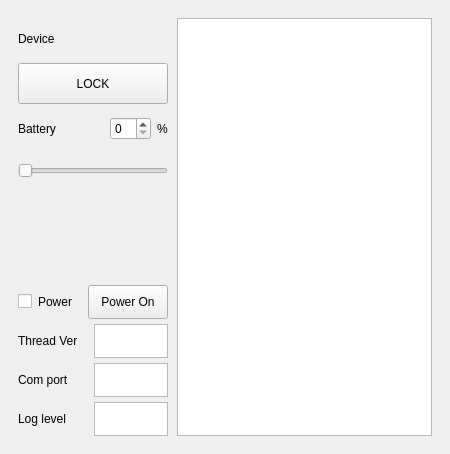
<?xml version="1.0" encoding="UTF-8"?>
<ui version="4.0">
 <class>MainWindow</class>
 <widget class="QMainWindow" name="MainWindow">
  <property name="geometry">
   <rect>
    <x>0</x>
    <y>0</y>
    <width>450</width>
    <height>454</height>
   </rect>
  </property>
  <property name="windowTitle">
   <string>MainWindow</string>
  </property>
  <widget class="QWidget" name="centralwidget">
   <layout class="QGridLayout" name="gridLayout" rowstretch="0" columnstretch="0">
    <property name="horizontalSpacing">
     <number>9</number>
    </property>
    <item row="0" column="0">
     <layout class="QHBoxLayout" name="horizontalLayout" stretch="2,0">
      <property name="spacing">
       <number>9</number>
      </property>
      <property name="leftMargin">
       <number>9</number>
      </property>
      <property name="topMargin">
       <number>9</number>
      </property>
      <property name="rightMargin">
       <number>9</number>
      </property>
      <property name="bottomMargin">
       <number>9</number>
      </property>
      <item>
       <layout class="QVBoxLayout" name="verticalLayout_3" stretch="2,1">
        <property name="spacing">
         <number>1</number>
        </property>
        <property name="leftMargin">
         <number>0</number>
        </property>
        <property name="topMargin">
         <number>0</number>
        </property>
        <property name="rightMargin">
         <number>0</number>
        </property>
        <item>
         <widget class="QStackedWidget" name="stackedWidget">
          <property name="currentIndex">
           <number>1</number>
          </property>
          <widget class="QWidget" name="page">
           <layout class="QVBoxLayout" name="verticalLayout_2">
            <property name="spacing">
             <number>6</number>
            </property>
            <property name="leftMargin">
             <number>0</number>
            </property>
            <property name="topMargin">
             <number>0</number>
            </property>
            <property name="rightMargin">
             <number>0</number>
            </property>
            <property name="bottomMargin">
             <number>6</number>
            </property>
            <item>
             <layout class="QVBoxLayout" name="verticalLayout" stretch="1">
              <item>
               <layout class="QVBoxLayout" name="verticalLayout_5" stretch="0,1,0,1">
                <item>
                 <widget class="QLabel" name="QRcode">
                  <property name="minimumSize">
                   <size>
                    <width>150</width>
                    <height>150</height>
                   </size>
                  </property>
                  <property name="autoFillBackground">
                   <bool>true</bool>
                  </property>
                  <property name="text">
                   <string>QR</string>
                  </property>
                  <property name="alignment">
                   <set>Qt::AlignCenter</set>
                  </property>
                 </widget>
                </item>
                <item>
                 <widget class="QLabel" name="labelParingCode">
                  <property name="text">
                   <string>Paring Code</string>
                  </property>
                 </widget>
                </item>
                <item>
                 <widget class="QPlainTextEdit" name="plainTextEditPairingCode">
                  <property name="sizePolicy">
                   <sizepolicy hsizetype="Preferred" vsizetype="Preferred">
                    <horstretch>0</horstretch>
                    <verstretch>0</verstretch>
                   </sizepolicy>
                  </property>
                  <property name="maximumSize">
                   <size>
                    <width>16777215</width>
                    <height>34</height>
                   </size>
                  </property>
                 </widget>
                </item>
                <item>
                 <widget class="QProgressBar" name="progressBar">
                  <property name="sizePolicy">
                   <sizepolicy hsizetype="Preferred" vsizetype="Fixed">
                    <horstretch>0</horstretch>
                    <verstretch>0</verstretch>
                   </sizepolicy>
                  </property>
                  <property name="value">
                   <number>24</number>
                  </property>
                 </widget>
                </item>
               </layout>
              </item>
             </layout>
            </item>
           </layout>
          </widget>
          <widget class="QWidget" name="page_2">
           <layout class="QVBoxLayout" name="verticalLayout_8">
            <property name="leftMargin">
             <number>0</number>
            </property>
            <property name="topMargin">
             <number>0</number>
            </property>
            <property name="rightMargin">
             <number>0</number>
            </property>
            <property name="bottomMargin">
             <number>6</number>
            </property>
            <item>
             <layout class="QVBoxLayout" name="verticalLayout_7" stretch="1,1,1">
              <property name="spacing">
               <number>3</number>
              </property>
              <item>
               <layout class="QVBoxLayout" name="verticalLayout_6" stretch="0,0">
                <item>
                 <widget class="QLabel" name="labelDevicePicture">
                  <property name="sizePolicy">
                   <sizepolicy hsizetype="Preferred" vsizetype="Preferred">
                    <horstretch>0</horstretch>
                    <verstretch>0</verstretch>
                   </sizepolicy>
                  </property>
                  <property name="text">
                   <string>Device</string>
                  </property>
                 </widget>
                </item>
                <item>
                 <widget class="QPushButton" name="pushButtonStatus">
                  <property name="sizePolicy">
                   <sizepolicy hsizetype="Preferred" vsizetype="Preferred">
                    <horstretch>0</horstretch>
                    <verstretch>0</verstretch>
                   </sizepolicy>
                  </property>
                  <property name="text">
                   <string>LOCK</string>
                  </property>
                 </widget>
                </item>
               </layout>
              </item>
              <item>
               <layout class="QVBoxLayout" name="verticalLayout_10" stretch="1,1">
                <property name="spacing">
                 <number>0</number>
                </property>
                <property name="topMargin">
                 <number>0</number>
                </property>
                <item>
                 <layout class="QHBoxLayout" name="horizontalLayout_5" stretch="1,0,0">
                  <property name="spacing">
                   <number>6</number>
                  </property>
                  <item>
                   <widget class="QLabel" name="labelDeviceBattery">
                    <property name="sizePolicy">
                     <sizepolicy hsizetype="Preferred" vsizetype="Preferred">
                      <horstretch>0</horstretch>
                      <verstretch>0</verstretch>
                     </sizepolicy>
                    </property>
                    <property name="text">
                     <string>Battery</string>
                    </property>
                    <property name="alignment">
                     <set>Qt::AlignLeading|Qt::AlignLeft|Qt::AlignVCenter</set>
                    </property>
                   </widget>
                  </item>
                  <item>
                   <widget class="QSpinBox" name="spinboxBattery"/>
                  </item>
                  <item>
                   <widget class="QLabel" name="labelBatteryPercent">
                    <property name="sizePolicy">
                     <sizepolicy hsizetype="Preferred" vsizetype="Preferred">
                      <horstretch>0</horstretch>
                      <verstretch>0</verstretch>
                     </sizepolicy>
                    </property>
                    <property name="text">
                     <string>%</string>
                    </property>
                    <property name="alignment">
                     <set>Qt::AlignLeading|Qt::AlignLeft|Qt::AlignVCenter</set>
                    </property>
                   </widget>
                  </item>
                 </layout>
                </item>
                <item>
                 <widget class="QSlider" name="horizontalSliderBattery">
                  <property name="sizePolicy">
                   <sizepolicy hsizetype="Expanding" vsizetype="Preferred">
                    <horstretch>0</horstretch>
                    <verstretch>0</verstretch>
                   </sizepolicy>
                  </property>
                  <property name="orientation">
                   <enum>Qt::Horizontal</enum>
                  </property>
                 </widget>
                </item>
               </layout>
              </item>
              <item>
               <layout class="QHBoxLayout" name="horizontalLayout_4"/>
              </item>
             </layout>
            </item>
           </layout>
          </widget>
          <widget class="QWidget" name="page_3"/>
         </widget>
        </item>
        <item>
         <layout class="QVBoxLayout" name="verticalLayout_4" stretch="1,1,1,1">
          <property name="spacing">
           <number>5</number>
          </property>
          <item>
           <layout class="QHBoxLayout" name="horizontalLayout_9" stretch="1,1">
            <property name="spacing">
             <number>1</number>
            </property>
            <item>
             <layout class="QHBoxLayout" name="horizontalLayout_6" stretch="0,0,1">
              <item>
               <widget class="QCheckBox" name="chkbox_auto">
                <property name="sizeIncrement">
                 <size>
                  <width>0</width>
                  <height>0</height>
                 </size>
                </property>
                <property name="toolTip">
                 <string>&lt;html&gt;&lt;head/&gt;&lt;body&gt;&lt;p align=&quot;center&quot;&gt;&lt;span style=&quot; font-weight:600;&quot;&gt;If it is checked when Power On/Off,  auto-onboarding and auto-removing work&lt;/span&gt;&lt;/p&gt;&lt;/body&gt;&lt;/html&gt;</string>
                </property>
                <property name="text">
                 <string/>
                </property>
                <property name="iconSize">
                 <size>
                  <width>16</width>
                  <height>16</height>
                 </size>
                </property>
               </widget>
              </item>
              <item>
               <spacer name="verticalSpacer">
                <property name="orientation">
                 <enum>Qt::Vertical</enum>
                </property>
                <property name="sizeHint" stdset="0">
                 <size>
                  <width>5</width>
                  <height>40</height>
                 </size>
                </property>
               </spacer>
              </item>
              <item>
               <widget class="QLabel" name="labelPower">
                <property name="text">
                 <string>Power</string>
                </property>
               </widget>
              </item>
             </layout>
            </item>
            <item>
             <widget class="QPushButton" name="pushButtonDevicePower">
              <property name="sizePolicy">
               <sizepolicy hsizetype="Preferred" vsizetype="Preferred">
                <horstretch>0</horstretch>
                <verstretch>0</verstretch>
               </sizepolicy>
              </property>
              <property name="minimumSize">
               <size>
                <width>0</width>
                <height>34</height>
               </size>
              </property>
              <property name="maximumSize">
               <size>
                <width>16777215</width>
                <height>16777215</height>
               </size>
              </property>
              <property name="text">
               <string>Power On</string>
              </property>
             </widget>
            </item>
           </layout>
          </item>
          <item>
           <layout class="QHBoxLayout" name="horizontalLayout_8" stretch="1,1">
            <property name="spacing">
             <number>2</number>
            </property>
            <item>
             <widget class="QLabel" name="labelThreadVersion">
              <property name="text">
               <string>Thread Ver</string>
              </property>
             </widget>
            </item>
            <item>
             <widget class="QPlainTextEdit" name="plainTextEditThreadVersion">
              <property name="sizePolicy">
               <sizepolicy hsizetype="Preferred" vsizetype="Ignored">
                <horstretch>0</horstretch>
                <verstretch>0</verstretch>
               </sizepolicy>
              </property>
              <property name="minimumSize">
               <size>
                <width>0</width>
                <height>34</height>
               </size>
              </property>
              <property name="maximumSize">
               <size>
                <width>16777215</width>
                <height>16777215</height>
               </size>
              </property>
             </widget>
            </item>
           </layout>
          </item>
          <item>
           <layout class="QHBoxLayout" name="horizontalLayout_7" stretch="1,1">
            <property name="spacing">
             <number>2</number>
            </property>
            <item>
             <widget class="QLabel" name="labelComport">
              <property name="text">
               <string>Com port</string>
              </property>
             </widget>
            </item>
            <item>
             <widget class="QPlainTextEdit" name="plainTextEditComport">
              <property name="sizePolicy">
               <sizepolicy hsizetype="Preferred" vsizetype="Ignored">
                <horstretch>0</horstretch>
                <verstretch>0</verstretch>
               </sizepolicy>
              </property>
              <property name="minimumSize">
               <size>
                <width>0</width>
                <height>34</height>
               </size>
              </property>
              <property name="maximumSize">
               <size>
                <width>16777215</width>
                <height>16777215</height>
               </size>
              </property>
             </widget>
            </item>
           </layout>
          </item>
          <item>
           <layout class="QHBoxLayout" name="horizontalLayout_3" stretch="1,1">
            <property name="spacing">
             <number>2</number>
            </property>
            <item>
             <widget class="QLabel" name="labelDebugLevel">
              <property name="text">
               <string>Log level</string>
              </property>
             </widget>
            </item>
            <item>
             <widget class="QPlainTextEdit" name="plainTextEditDebugLevel">
              <property name="sizePolicy">
               <sizepolicy hsizetype="Preferred" vsizetype="Ignored">
                <horstretch>0</horstretch>
                <verstretch>0</verstretch>
               </sizepolicy>
              </property>
              <property name="minimumSize">
               <size>
                <width>0</width>
                <height>34</height>
               </size>
              </property>
              <property name="maximumSize">
               <size>
                <width>16777215</width>
                <height>16777215</height>
               </size>
              </property>
             </widget>
            </item>
           </layout>
          </item>
         </layout>
        </item>
       </layout>
      </item>
      <item>
       <widget class="QTextBrowser" name="textBrowserLog">
        <property name="sizePolicy">
         <sizepolicy hsizetype="Preferred" vsizetype="Preferred">
          <horstretch>0</horstretch>
          <verstretch>0</verstretch>
         </sizepolicy>
        </property>
       </widget>
      </item>
     </layout>
    </item>
   </layout>
  </widget>
 </widget>
 <resources/>
 <connections/>
</ui>
